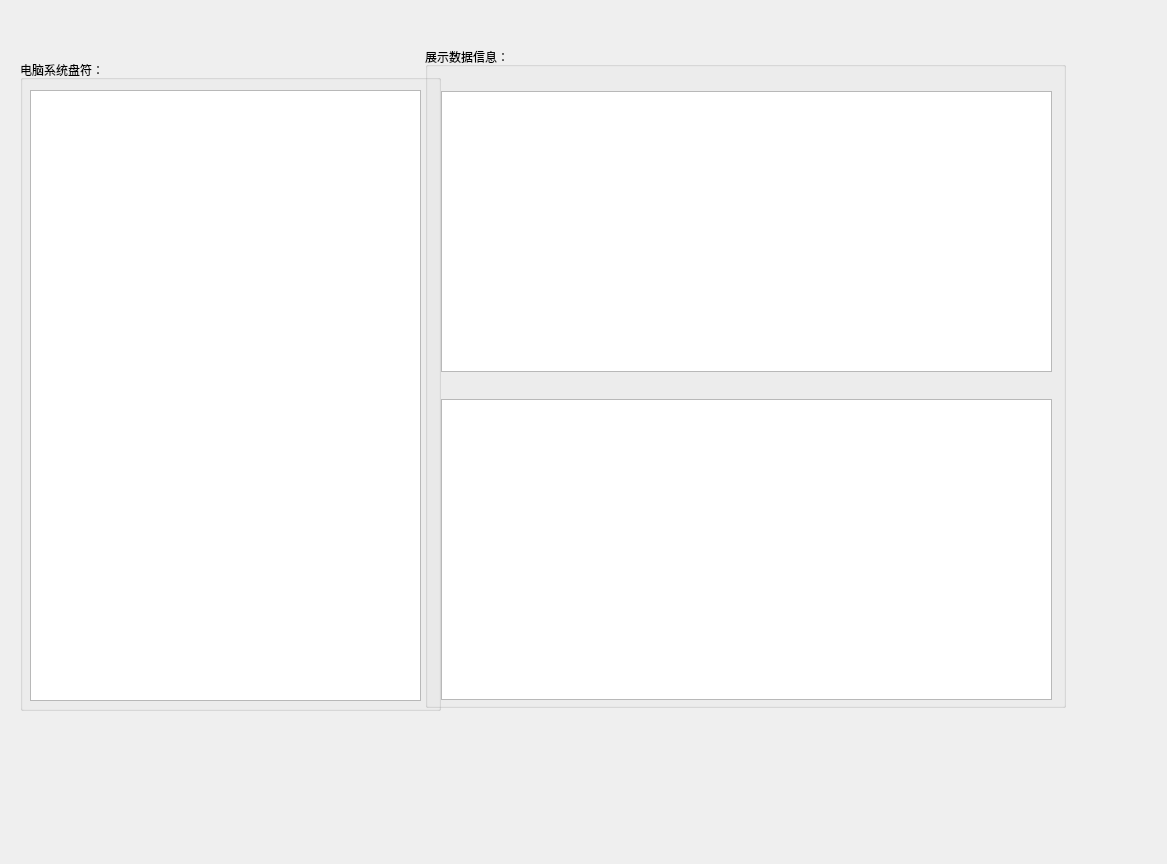
<?xml version="1.0" encoding="UTF-8"?>
<ui version="4.0">
 <class>Widget</class>
 <widget class="QWidget" name="Widget">
  <property name="geometry">
   <rect>
    <x>0</x>
    <y>0</y>
    <width>1167</width>
    <height>864</height>
   </rect>
  </property>
  <property name="maximumSize">
   <size>
    <width>1167</width>
    <height>864</height>
   </size>
  </property>
  <property name="cursor">
   <cursorShape>CrossCursor</cursorShape>
  </property>
  <property name="windowTitle">
   <string>Model/View/Delegate学习</string>
  </property>
  <widget class="QTreeView" name="treeView">
   <property name="geometry">
    <rect>
     <x>30</x>
     <y>90</y>
     <width>391</width>
     <height>611</height>
    </rect>
   </property>
  </widget>
  <widget class="QListView" name="listView">
   <property name="geometry">
    <rect>
     <x>441</x>
     <y>91</y>
     <width>611</width>
     <height>281</height>
    </rect>
   </property>
  </widget>
  <widget class="QTableView" name="tableView">
   <property name="geometry">
    <rect>
     <x>441</x>
     <y>399</y>
     <width>611</width>
     <height>301</height>
    </rect>
   </property>
  </widget>
  <widget class="QGroupBox" name="groupBox">
   <property name="geometry">
    <rect>
     <x>20</x>
     <y>60</y>
     <width>421</width>
     <height>651</height>
    </rect>
   </property>
   <property name="title">
    <string>电脑系统盘符：</string>
   </property>
  </widget>
  <widget class="QGroupBox" name="groupBox_2">
   <property name="geometry">
    <rect>
     <x>425</x>
     <y>47</y>
     <width>641</width>
     <height>661</height>
    </rect>
   </property>
   <property name="title">
    <string>展示数据信息：</string>
   </property>
  </widget>
  <zorder>groupBox_2</zorder>
  <zorder>groupBox</zorder>
  <zorder>treeView</zorder>
  <zorder>listView</zorder>
  <zorder>tableView</zorder>
 </widget>
 <resources/>
 <connections/>
</ui>
